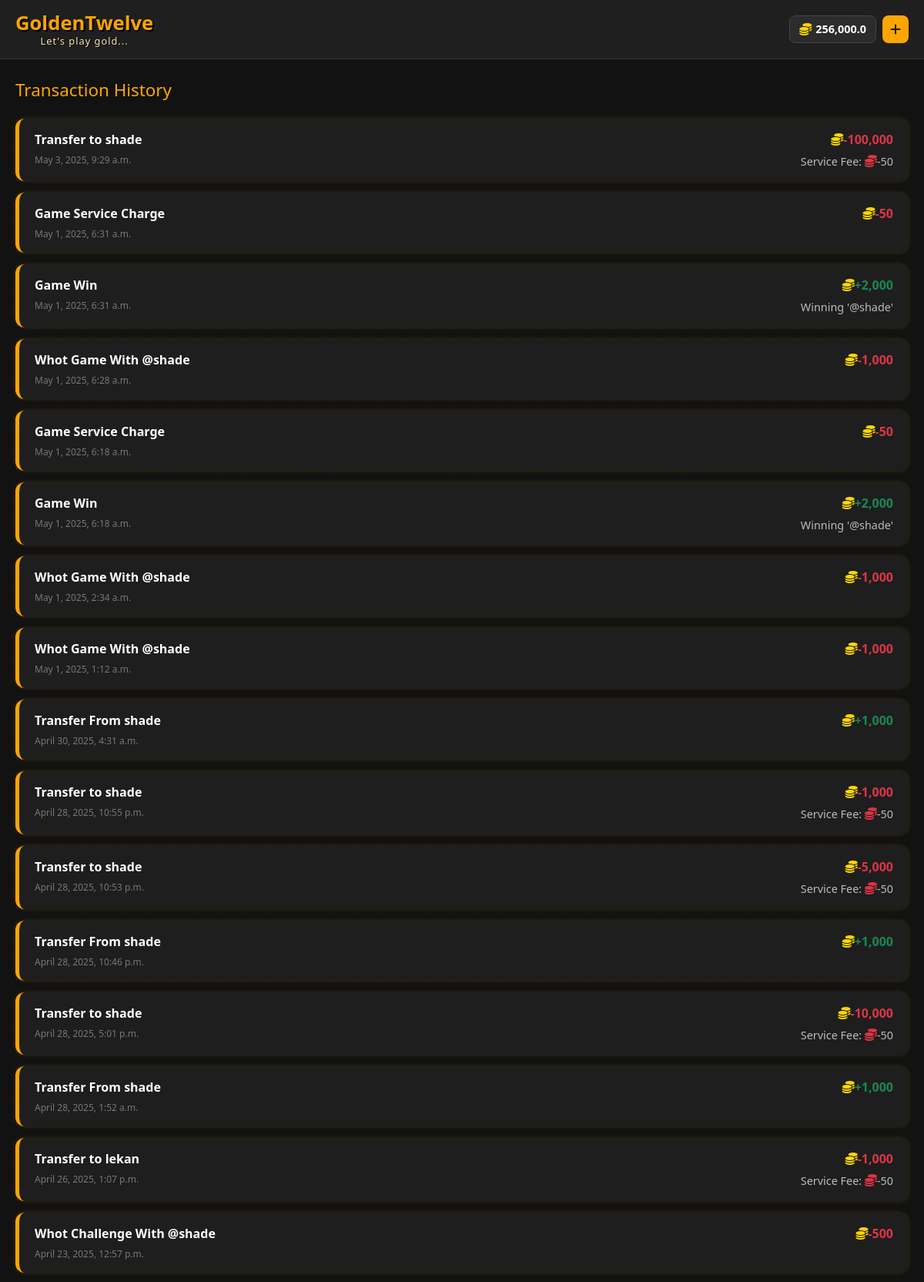
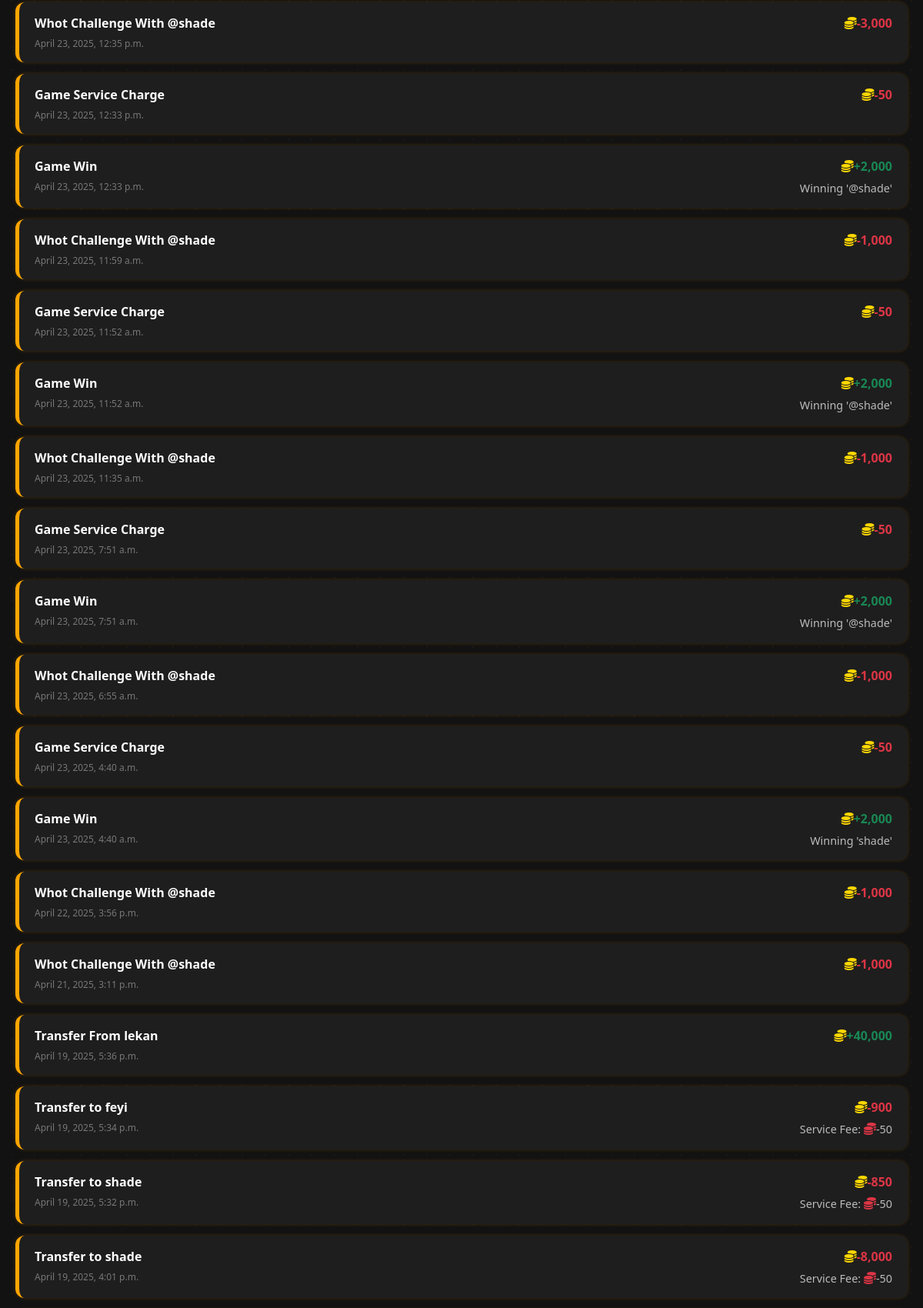
/transactionHistory (signed in, upper part), run on the app's committed database (2 pictures, top to bottom).
### main/models.py (models this page shows, shortened)
class Transfer_History(models.Model):
    transaction_type = models.CharField(max_length=1000,null=True,blank=True)
    transaction_topic = models.CharField(max_length=1000,null=True,blank=True)
    sender_name = models.CharField(max_length=1000,null=True,blank=True)
    receiver_name = models.CharField(max_length=1000,null=True,blank=True)
    amount = models.CharField(max_length=1000,null=True,blank=True)
    charges = models.CharField(max_length=1000,null=True,blank=True)
    transaction_date = models.DateTimeField(auto_now_add=True,null=True,blank=True)
    net_balance = models.CharField(default="Out-Dated", max_length=1000, null=True, blank=True)

### main/views.py (the view)
# urls.py: path("transactionHistory",TransactionHistoryPage.as_view(),name="transaction_history_page"),
class TransactionHistoryPage(View):
    def get(self,request):
        if request.user.is_authenticated:
            get_username = request.user.username
            user_id = request.user.id
            get_member = Members.objects.get(id=int(user_id))
            get_member_balance = get_member.balance
            get_member_transaction_history = get_member.transaction_history.all()
            context = {
                "username":get_username,
                "balance":"{:,}".format(get_member_balance),
                "transactions":get_member_transaction_history
            }
            return render(request,"transaction_history.html",context)
        else:
            return redirect("index_page")

### templates/transaction_history.html (shortened to what this page needs)
{% load static %}
<!DOCTYPE html>
<html lang="en">
<head>
  <link href="https://cdn.jsdelivr.net/npm/bootstrap@5.3.2/dist/css/bootstrap.min.css" rel="stylesheet"/>
  <link href="https://cdnjs.cloudflare.com/ajax/libs/font-awesome/6.4.0/css/all.min.css" rel="stylesheet"/>
</head>
<body>
  <div class="navbar">
    <div class="navbar-brand">
      GoldenTwelve
      <small class="slogan text-center">Let's play gold...</small>
    </div>
    <div class="balance-section">
      <div class="balance-box">
        <i class="fas fa-coins gold-icon"></i> {{balance}}
      </div>
      <button class="add-money-icon" data-bs-toggle="modal" data-bs-target="#depositModal" title="Add Money">
        <i class="fas fa-plus"></i>
      </button>
    </div>
  </div>
  {% if transactions %}
      <div class="history-container">
        <div class="history-title">Transaction History</div>
      {% for i in transactions reversed %}
          {% if i.transaction_type == "Debit_Transfer" %}
              <div class="transaction-card">
                <div class="transaction-header">
                  <span>Transfer to {{i.receiver_name}}</span>
                  <span class="text-danger"><i class="fas fa-coins gold-icon"></i>-{{i.amount}}</span>
                </div>
                <div class="transaction-details">
                  <time class="time-ago" datetime="{{ i.transaction_date|date:'c' }}" title="{{ i.transaction_date }}">{{ i.transaction_date }}</time>
                  <span class="">Service Fee: <i class="fas fa-coins gold-icon text-danger"></i>-{{i.charges}} </span>
                </div>
              </div>
          {% elif i.transaction_type == "Credit_Transfer" %}
              <div class="transaction-card">
                <div class="transaction-header">
                  <span>Transfer From {{i.sender_name}}</span>
                  <span class="text-success"><i class="fas fa-coins gold-icon"></i>+{{i.amount}}</span>
                </div>
                <div class="transaction-details">
                  <time class="time-ago" datetime="{{ i.transaction_date|date:'c' }}" title="{{ i.transaction_date }}">{{ i.transaction_date }}</time>
                </div>
              </div>
          {% elif i.transaction_type == "Game Challenge" %}
              <div class="transaction-card">
                <div class="transaction-header">
                  <span>{{i.receiver_name}}</span>
                  <span class="text-danger"><i class="fas fa-coins gold-icon"></i>-{{i.amount}}</span>
                </div>
                <div class="transaction-details">
                  <time class="time-ago" datetime="{{ i.transaction_date|date:'c' }}" title="{{ i.transaction_date }}">{{ i.transaction_date }}</time>
                </div>
              </div>
          {% elif i.transaction_type == "Game_Win" %}
              <div class="transaction-card">
                <div class="transaction-header">
                  <span>Game Win</span>
                  <span class="text-success"><i class="fas fa-coins gold-icon"></i>+{{i.amount}}</span>
                </div>
                <div class="transaction-details">
                  <time class="time-ago" datetime="{{ i.transaction_date|date:'c' }}" title="{{ i.transaction_date }}">{{ i.transaction_date }}</time>
                  <span>{{i.sender_name}}</span>
                </div>
              </div>
        {% elif i.transaction_type == "Service_Charge" %}
              <div class="transaction-card">
                <div class="transaction-header">
                  <span>Game Service Charge</span>
                  <span class="text-danger"><i class="fas fa-coins gold-icon"></i>-{{i.amount}}</span>
                </div>
                <div class="transaction-details">
                  <time class="time-ago" datetime="{{ i.transaction_date|date:'c' }}" title="{{ i.transaction_date }}">{{ i.transaction_date }}</time>
                </div>
              </div>
      {% endif %}
    {% endfor %}
        </div>
  {% endif %}
</body>
</html>

### templates/transaction_history.html (style rules this page uses)
body { background-color: #121212; color: #fff; font-family: 'Segoe UI', sans-serif; padding-top: 80px; padding-bottom: 80px; background-image: radial-gradient(circle, rgba(255,140,0,0.05) 1px, transparent 1px); background-size: 30px 30px; animation: moveBackground 20s linear infinite; }
.navbar { position: fixed; top: 0; left: 0; right: 0; background-color: #1f1f1f; border-bottom: 1px solid #333; z-index: 1000; padding: 10px 20px; display: flex; justify-content: space-between; align-items: center; }
.navbar-brand { font-size: 1.6rem; font-weight: bold; color: orange; text-shadow: 2px 2px #000; display: flex; flex-direction: column; line-height: 1.2; }
.navbar-brand .slogan { font-size: 0.8rem; font-weight: 500; color: #ffe6b3; text-shadow: 1px 1px #000; animation: fadeInGlow 3s ease-in-out infinite alternate; letter-spacing: 1px; }
.balance-box { background-color: #2c2c2c; color: #fff; font-weight: bold; border: 1px solid #444; border-radius: 8px; padding: 6px 12px; font-size: 0.9rem; display: flex; align-items: center; gap: 5px; }
.gold-icon { animation: spin 3s linear infinite; font-size: 1rem; color: gold; }
.add-money-icon { background-color: orange; border: none; color: #121212; padding: 6px 10px; border-radius: 8px; font-size: 1rem; transition: 0.3s; }
.balance-section { display: flex; align-items: center; gap: 8px; }
.history-container { margin: 20px; }
.history-title { color: orange; font-size: 1.4rem; margin-bottom: 20px; }
.transaction-card { background-color: #1e1e1e; border-left: 5px solid orange; padding: 15px 20px; border-radius: 12px; margin-bottom: 15px; box-shadow: 0 0 5px rgba(255, 165, 0, 0.2); transition: background 0.2s; }
.transaction-card time { color: #777; font-size: 0.75rem; }
.transaction-header { display: flex; justify-content: space-between; font-weight: 600; font-size: 1rem; margin-bottom: 6px; }
.transaction-details { font-size: 0.9rem; color: #bbb; display: flex; justify-content: space-between; }

### data on the page
Transfer_History: receiver_name "shade", amount "100,000", transaction_date "May 3, 2025, 9:29 a.m.", charges "50"
Transfer_History: amount "50", transaction_date "May 1, 2025, 6:31 a.m."
Transfer_History: amount "2,000", transaction_date "May 1, 2025, 6:31 a.m.", sender_name "Winning '@shade'"
Transfer_History: receiver_name "Whot Game With @shade", amount "1,000", transaction_date "May 1, 2025, 6:28 a.m."
Transfer_History: amount "50", transaction_date "May 1, 2025, 6:18 a.m."
Transfer_History: amount "2,000", transaction_date "May 1, 2025, 6:18 a.m.", sender_name "Winning '@shade'"
Transfer_History: receiver_name "Whot Game With @shade", amount "1,000", transaction_date "May 1, 2025, 2:34 a.m."
Transfer_History: receiver_name "Whot Game With @shade", amount "1,000", transaction_date "May 1, 2025, 1:12 a.m."
Transfer_History: sender_name "shade", amount "1,000", transaction_date "April 30, 2025, 4:31 a.m."
Transfer_History: receiver_name "shade", amount "1,000", transaction_date "April 28, 2025, 10:55 p.m.", charges "50"
Transfer_History: receiver_name "shade", amount "5,000", transaction_date "April 28, 2025, 10:53 p.m.", charges "50"
Transfer_History: sender_name "shade", amount "1,000", transaction_date "April 28, 2025, 10:46 p.m."
Transfer_History: receiver_name "shade", amount "10,000", transaction_date "April 28, 2025, 5:01 p.m.", charges "50"
Transfer_History: sender_name "shade", amount "1,000", transaction_date "April 28, 2025, 1:52 a.m."
Transfer_History: receiver_name "lekan", amount "1,000", transaction_date "April 26, 2025, 1:07 p.m.", charges "50"
Transfer_History: receiver_name "Whot Challenge With @shade", amount "500", transaction_date "April 23, 2025, 12:57 p.m."
Transfer_History: receiver_name "Whot Challenge With @shade", amount "3,000", transaction_date "April 23, 2025, 12:35 p.m."
Transfer_History: amount "50", transaction_date "April 23, 2025, 12:33 p.m."
Transfer_History: amount "2,000", transaction_date "April 23, 2025, 12:33 p.m.", sender_name "Winning '@shade'"
Transfer_History: receiver_name "Whot Challenge With @shade", amount "1,000", transaction_date "April 23, 2025, 11:59 a.m."
Transfer_History: amount "50", transaction_date "April 23, 2025, 11:52 a.m."
Transfer_History: amount "2,000", transaction_date "April 23, 2025, 11:52 a.m.", sender_name "Winning '@shade'"
Transfer_History: receiver_name "Whot Challenge With @shade", amount "1,000", transaction_date "April 23, 2025, 11:35 a.m."
Transfer_History: amount "50", transaction_date "April 23, 2025, 7:51 a.m."
Transfer_History: amount "2,000", transaction_date "April 23, 2025, 7:51 a.m.", sender_name "Winning '@shade'"
Transfer_History: receiver_name "Whot Challenge With @shade", amount "1,000", transaction_date "April 23, 2025, 6:55 a.m."
Transfer_History: amount "50", transaction_date "April 23, 2025, 4:40 a.m."
Transfer_History: amount "2,000", transaction_date "April 23, 2025, 4:40 a.m.", sender_name "Winning 'shade'"
Transfer_History: receiver_name "Whot Challenge With @shade", amount "1,000", transaction_date "April 22, 2025, 3:56 p.m."
Transfer_History: receiver_name "Whot Challenge With @shade", amount "1,000", transaction_date "April 21, 2025, 3:11 p.m."
Transfer_History: sender_name "lekan", amount "40,000", transaction_date "April 19, 2025, 5:36 p.m."
Transfer_History: receiver_name "feyi", amount "900", transaction_date "April 19, 2025, 5:34 p.m.", charges "50"
Transfer_History: receiver_name "shade", amount "850", transaction_date "April 19, 2025, 5:32 p.m.", charges "50"
Transfer_History: receiver_name "shade", amount "8,000", transaction_date "April 19, 2025, 4:01 p.m.", charges "50"

### other printed values
{{ balance }} "256,000.0"
